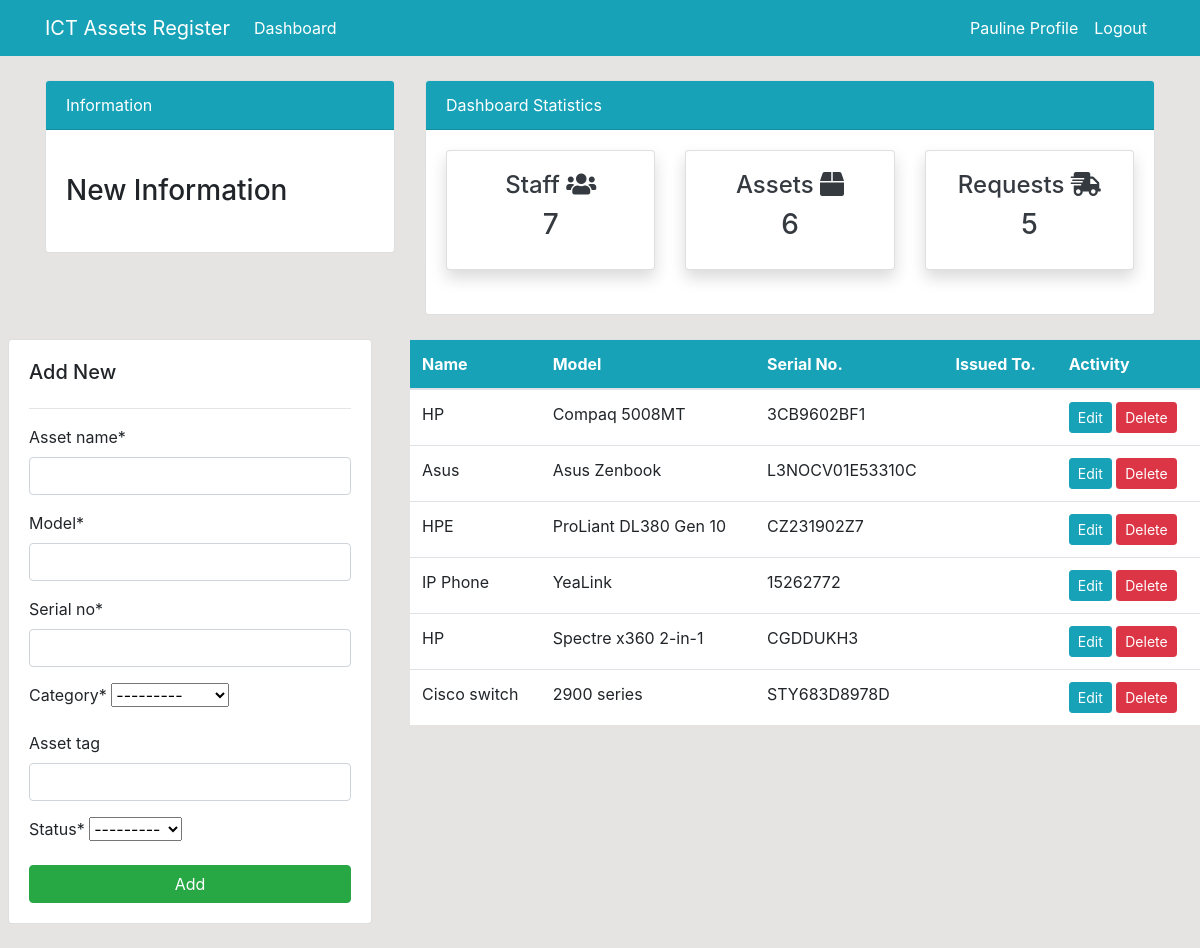
The app's page /assets/ (signed in) with its own data.
### dashboard/models.py (models this page shows, shortened)
class Asset(models.Model):
    asset_name = models.CharField(max_length=100)
    model = models.CharField(max_length=50)
    serial_no = models.CharField(max_length=50)
    category = models.CharField(max_length=50, choices=CATEGORY)
    asset_tag = models.CharField(max_length=50, null=True, blank=True)
    created_by = models.ForeignKey(User, models.CASCADE, null=True)
    status = models.CharField(max_length=50, choices=STATUS)
    issued = models.BooleanField(default=False)

### dashboard/views.py (the view)
# urls.py: path('assets/', views.assets, name='assets'),
@login_required(login_url='user-login')
def assets(request):
    all_assets = Asset.objects.all()
    assets_count = all_assets.count()
    workers_count = User.objects.all().count()
    items_requested = Request.objects.all()
    requests_count = items_requested.count()
    if request.method=='POST':
        form = AssetForm(request.POST)
        if form.is_valid():
            form.save()
            product_name = form.cleaned_data.get('model')
            messages.success(request, f'{product_name} has been added')
            return redirect('assets')
    else:
        form = AssetForm()
    context = {
        'assets': all_assets,
        'form': form,
        'assets_count': assets_count,
        'workers_count': workers_count,
        'requests_count': requests_count,
    }
    return render(request, 'dashboard/assets.html', context=context)

### dashboard/forms.py
class AssetForm(forms.ModelForm):
    class Meta:
        model = Asset
        fields = ['asset_name', 'model', 'serial_no','category', 'asset_tag', 'status']

### templates/dashboard/assets.html (shortened to what this page needs)
{% extends 'partials/base.html' %}
{% load crispy_forms_tags %}
{% block content %}
{% include 'partials/topnav.html' %}
<div class="row my-4">
    <div class="col-md-4">
        <div class="card card-body mx-2">
            <h5>Add New </h5>
            <hr>
            <form method="POST">
                {{ form|crispy }}
                <input class="btn btn-success btn-block" type="submit" value="Add">
            </form>
        </div>
    </div>
    <div class="col-md-8">
        <table class="table bg-white">
            <thead class="bg-info text-white">
                <tr>
                    <tr>
                        <th scope="col">Name</th>
                        <th scope="col">Model</th>
                        <th scope="col">Serial No.</th>
                        <th scope="col">Issued To.</th>
                        <th scope="col">Activity</th>
                    </tr>
                </tr>
            </thead>
            <tbody>
                {% for asset in assets %}
                <tr>
                    <td>{{ asset.asset_name }}</td>
                    <td>{{ asset.model }}</td>
                    <td>{{ asset.serial_no }}</td>
                    <td>{{ asset.issued_to.first_name }}</td>
                    <td>
                        <a class="btn btn-info btn-sm" href="{% url 'assets-edit' asset.id %}">Edit</a>
                        <a class="btn btn-danger btn-sm" href="{% url 'assets-delete' asset.id %}">Delete</a>
                    </td>
                </tr>
                {% endfor %}
            </tbody>
        </table>
    </div>
</div>
{% endblock %}

### templates/partials/base.html (shortened to what this page needs)
{% load static %}
<!doctype html>
<html lang="en">
<head>
    <link rel="stylesheet" href="https://cdn.jsdelivr.net/npm/bootstrap@4.6.0/dist/css/bootstrap.min.css"
>
    <link rel="stylesheet" href="https://use.fontawesome.com/releases/v5.15.2/css/all.css"
>
    <link rel="stylesheet" href="{% static 'css/style.css' %}">
</head>
<body>
    {% include 'partials/nav.html' %}
    <div class="container">
        {% block content %}
        {% endblock %}
</body>
</html>

### templates/partials/nav.html (shortened to what this page needs)
<nav class="navbar navbar-expand-lg navbar-info bg-info">
    {% if user.is_authenticated %}
    <div class="container">
        <a class="navbar-brand text-white" href="{% url 'index' %}">ICT Assets Register</a>
        <div class="collapse navbar-collapse" id="navbarSupportedContent">
            <ul class="navbar-nav mr-auto">
                <li class="nav-item active">
                    <a class="nav-link text-white" href="{% url 'index' %}">Dashboard </a>
                </li>
            </ul>
            <ul class="navbar-nav ml-auto">
                <li class="nav-item active">
                    <a class="nav-link text-white" href="{% url 'user-profile' %}">{{user.first_name}} Profile </a>
                </li>
                <li class="nav-item">
                    <a class="nav-link text-white" href="{% url 'user-logout' %}">Logout</a>
                </li>
            </ul>
    {% endif %}
</nav>

### templates/partials/topnav.html
<div class="row">
    <div class="col-md-4 mt-4">
        <div class="card">
            <div class="card-header bg-info text-white">
                Information
            </div>
            <div class="card-body">
                <marquee behavior="" direction="">
                    <h3 class="my-4">New Information</h3>
                </marquee>
            </div>
        </div>
    </div>
    <div class="col-md-8 mt-4">
        <div class="card">
            <div class="card-header bg-info text-white">
                Dashboard Statistics
            </div>
            <div class="card-body">
                <div class="row mb-4">
                    <div class="col-md-4">
                        <a class="text-decoration-none text-dark" href="{% url 'staff' %}">
                            <div class="card my-card shadow">
                                <div class="card-body text-center">
                                    <h4>Staff <i class="fas fa-users"></i></h4>
                                    <h3>{{ workers_count }}</h3>
                                </div>
                            </div>
                        </a>
                    </div>
                    <div class="col-md-4">
                        <a class="text-decoration-none text-dark" href="{% url 'assets' %}">
                            <div class="card my-card shadow">
                                <div class="card-body text-center">
                                    <h4>Assets <i class="fas fa-box"></i></h4>
                                    <h3>{{ assets_count }}</h3>
                                </div>
                            </div>
                        </a>
                    </div>
                    <div class="col-md-4">
                        <a class="text-decoration-none text-dark" href="{% url 'requests' %}">
                            <div class="card my-card shadow">
                                <div class="card-body text-center">
                                    <h4>Requests <i class="fas fa-shipping-fast"></i></h4>
                                    <h3>{{ requests_count }}</h3>
                                </div>
                            </div>
                        </a>
                    </div>
                </div>
                </div>
            </div>
        </div>
    </div>
</div>

### static/css/style.css (style rules this page uses)
body { background: rgb(230, 227, 227); }

### records on screen
Asset: asset_name "HP", model "Compaq 5008MT", serial_no "3CB9602BF1"
Asset: asset_name "Asus", model "Asus Zenbook", serial_no "L3NOCV01E53310C"
Asset: asset_name "HPE", model "ProLiant DL380 Gen 10", serial_no "CZ231902Z7"
Asset: asset_name "IP Phone", model "YeaLink", serial_no "15262772"
Asset: asset_name "HP", model "Spectre x360 2-in-1", serial_no "CGDDUKH3"
Asset: asset_name "Cisco switch", model "2900 series", serial_no "STY683D8978D"

### other values on screen
{{ user.first_name }} "Pauline"
{{ workers_count }} "7"
{{ assets_count }} "6"
{{ requests_count }} "5"
